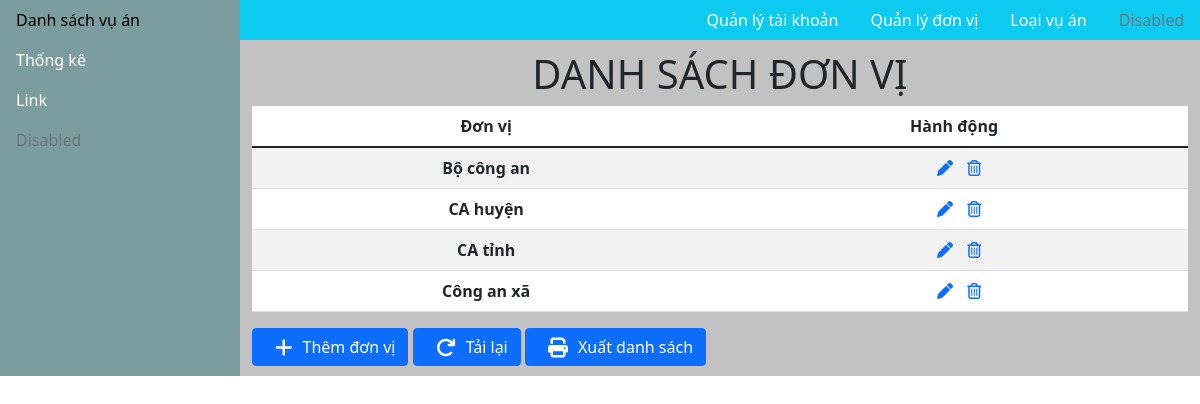
The page /unit.php on the database its author committed.
### tables this page shows
CREATE TABLE `tbl_donvi` (
  `DonVi_VuAn` varchar(100) NOT NULL
);

### unit.php (the view, shortened to what this page needs)
<?php
     include('config.php');
     $donvi = " SELECT * FROM tbl_donvi";
     $query_donvi = mysqli_query($conn,$donvi);
?>
<!DOCTYPE html>
<html lang="en">
<head>
    <link href="https://cdn.jsdelivr.net/npm/bootstrap@5.1.3/dist/css/bootstrap.min.css" rel="stylesheet">
    <link rel="stylesheet" href="style.css">
    <link rel="stylesheet" href="assets/font/fontawesome/css/all.css">
</head>
<body>
    <div id="wrapper">
        <section class="section">
    <div class=" content">
        <?php
            include('sidebar.php');
        ?>
        <div class=" main">
            <?php
                include('menu.php');
            ?>
        <div class="main-content container">
            <table class="table table-striped">
                <h1 style="text-align: center; text-transform: uppercase;" >Danh sách đơn vị</h1>
                    <thead>
                        <tr>
                        <th scope="col">Đơn vị</th>
                        <th scope="col">Hành động</th>
                        </tr>
                    </thead>
                    <tbody>
                    <?php
                         while($cot = mysqli_fetch_array($query_donvi)){
                    ?>
                        <tr>
                        <th scope="row"><?php echo $cot['DonVi_VuAn']; ?></th>
                        <td>
                            <a href="sua-unit.php? & donvi=<?php echo $cot['DonVi_VuAn'];?>"><i class="fa-solid fa-pen" name="update"></i></a>
                            <a href="xoa-unit.php? & donvi=<?php echo $cot['DonVi_VuAn'];?>"><i class="fa-regular fa-trash-can"></i></a>
                        </td>
                        </tr>
                        <?php
                         }
                         ?>
                    </tbody>
                </table>
                <div class="main-selecte">
                   <a name="" id="" class="btn btn-primary" href="add-unit.php" role="button"><i class="fa-solid fa-plus fa-lg"></i>Thêm đơn vị</a>
                   <a name="" id="" class="btn btn-primary" href="unit.php" role="button"><i class="fa-solid fa-arrow-rotate-right fa-lg"></i>Tải lại</a>
                   <a name="" id="" class="btn btn-primary" href="" role="button"><i class="fa-solid fa-print fa-lg"></i>Xuất danh sách</a>
                </div>
        </div>
</div>
</section>
</body>
</html>

### style.css (style rules this page uses)
* { margin: 0; padding: 0; }
.section { background-color: #9999; }
.content { display: flex; }
.main { flex: 4; }
.main-content { margin: 10px 0; }
.table { background-color: #fff; }
.table-striped { text-align: center; }
.fa-solid { padding: 0 10px; }
th { padding: 16px 8px; }

### rows shown on the page
tbl_donvi: DonVi_VuAn "Bộ công an"
tbl_donvi: DonVi_VuAn "CA huyện"
tbl_donvi: DonVi_VuAn "CA tỉnh"
tbl_donvi: DonVi_VuAn "Công an xã"
